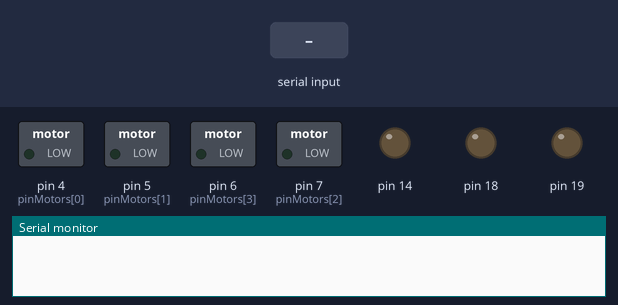
Bench run of a sketch on a simulated Arduino Uno, built with avr-gcc and run on an emulated ATmega328P. Parts: switched loads named in the sketch (green lamp = pin HIGH), output pins drawn as LEDs (lit = HIGH), the last lines printed to the serial monitor. Inputs (shaded band) come from the test bench.

Above: at 1.2 s.
1.3 s: "B" received over the second serial link
At 2.5 s:
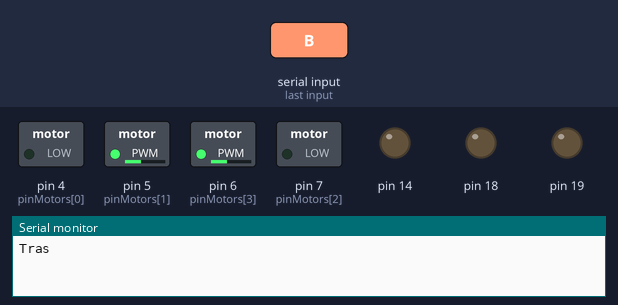
2.8 s: "L" received over the second serial link
At 3.9 s:
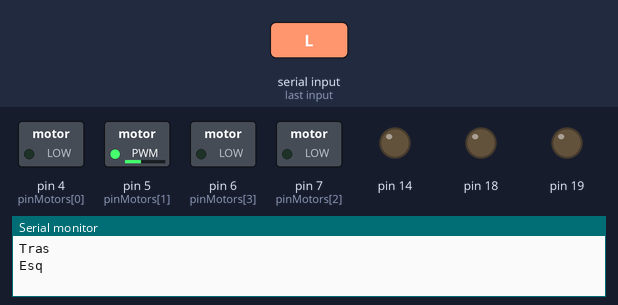
4.3 s: "R" received over the second serial link
At 5.0 s:
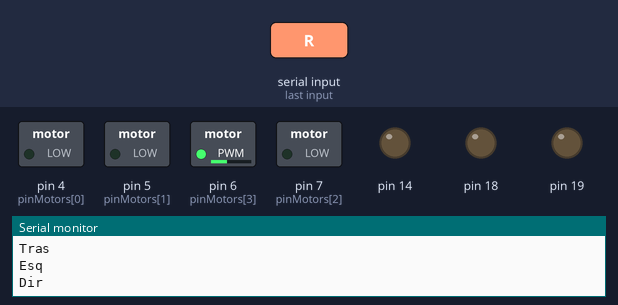
5.8 s: "F" received over the second serial link
At 6.1 s:
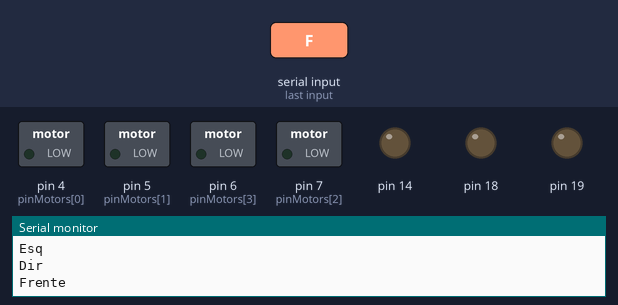
Timing chart, 0 to 8.3 s (numbered marks = the images above; inputs shaded):
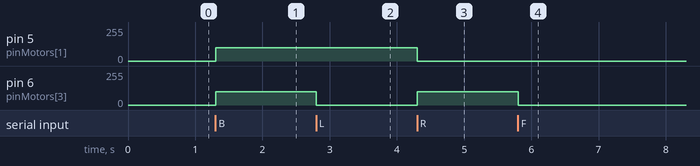

Measured:
- after the input at 1.3 s, pin 5 (pinMotors[1]), pin 6 (pinMotors[3]): 0/255 → 100/255 at once
- after the input at 2.8 s, pin 6 (pinMotors[3]): 100/255 → 0/255 at once
- after the input at 4.3 s, pin 5 (pinMotors[1]): 100/255 → 0/255 at once; pin 6 (pinMotors[3]): 0/255 → 100/255 at once
- after the input at 5.8 s, pin 6 (pinMotors[3]): 100/255 → 0/255 at once

The sketch:

TesteControlOk.ino
```cpp
#include <SoftwareSerial.h>

SoftwareSerial BTSerial(10, 11); // RX | TX

int pinMotors[] = {4, 5, 7, 6};
//                EF, ET, DF, DT
int velocidade = 100;

void setup() {
  Serial.begin(9600);
  BTSerial.setTimeout(2);
  for (int i = 0; i < sizeof(pinMotors); i++) {
    pinMode(pinMotors[i], OUTPUT);
  }
  BTSerial.begin(38400);
}

void loop() {
  while (BTSerial.available() > 0) {
    String conteudo = BTSerial.readString();
    go(0,0);
    //Serial.println(conteudo);
    int velocidadeInput = conteudo.toInt();
    if (velocidadeInput > 0) {
      Serial.println(velocidadeInput);
      velocidade = velocidadeInput;
      Serial.println(velocidade);
    } else {
      //Serial.println("Comando normal");
      if (conteudo == "F") {
        go(velocidade, velocidade);
        Serial.println("Frente");
      } else if (conteudo == "B") {
        go(-velocidade, -velocidade);
        Serial.println("Tras");
      } else if (conteudo == "L") {
        go(-velocidade, velocidade);
        Serial.println("Esq");
      } else if (conteudo == "R") {
        go(velocidade, -velocidade);
        Serial.println("Dir");
      } else if (conteudo == "s") {
        go(0, 0);
        Serial.println("Stop");

      }
    }


  }

}

void go(int left, int right) {
  analogWrite(pinMotors[0], (left >= 0) ? left : 0);
  analogWrite(pinMotors[1], (left <= 0) ? -(left) : 0);
  analogWrite(pinMotors[2], (right >= 0) ? right : 0);
  analogWrite(pinMotors[3], (right <= 0) ? -(right) : 0);
}
```
